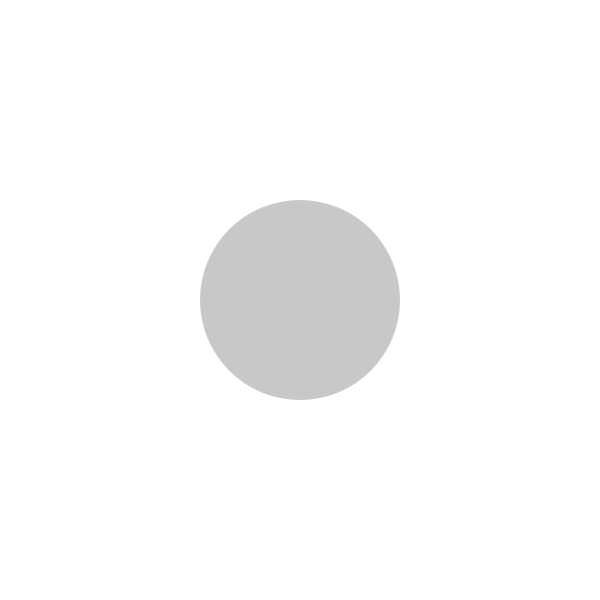
Frame 1 (no input)
Frame 60 (no input): identical to frame 1, image omitted
Frame 120 (the mouse pressed at the canvas centre since frame 60): identical to frame 1, image omitted

The p5.js sketch that drew this single still picture (run headless with seeded random() and noise() and a simulated clock; from frame 60 on, the mouse is pressed at the canvas centre):

// p5.js sketch
// ── sketch.js
//シーン管理
let scene;
//カラー
let shapeColor;

function setup() {
  createCanvas(600, 600);
  scene = 0;
  shapeColor = color(200, 200, 200);
}

function draw() {
  background(255);
  colorMode(HSB, 360, 100, 100);
  translate(width / 2, height / 2);
  noStroke();
  fill(shapeColor);
  ellipse(0, 0, 200);

  //シーン切り替え
  if (scene === 1) {
    shapeColor = color(0, 100, 100);
  } else if (scene === 2) {
    shapeColor = color(60, 100, 100);
  } else if (scene === 3) {
    shapeColor = color(120, 100, 100);
  } else if (scene === 4) {
    shapeColor = color(180, 100, 100);
  }
}

function keyPressed() {
  if (key === "a") {
    //Aキーを押したとき
    scene = 1;
  } else if (key === "s") {
    //Sキーを押したとき
    scene = 2;
  } else if (key === "d") {
    //Dキーを押したとき
    scene = 3;
  } else if (key === "f") {
    //Fキーを押したとき
    scene = 4;
  }
  console.log(scene);
}
